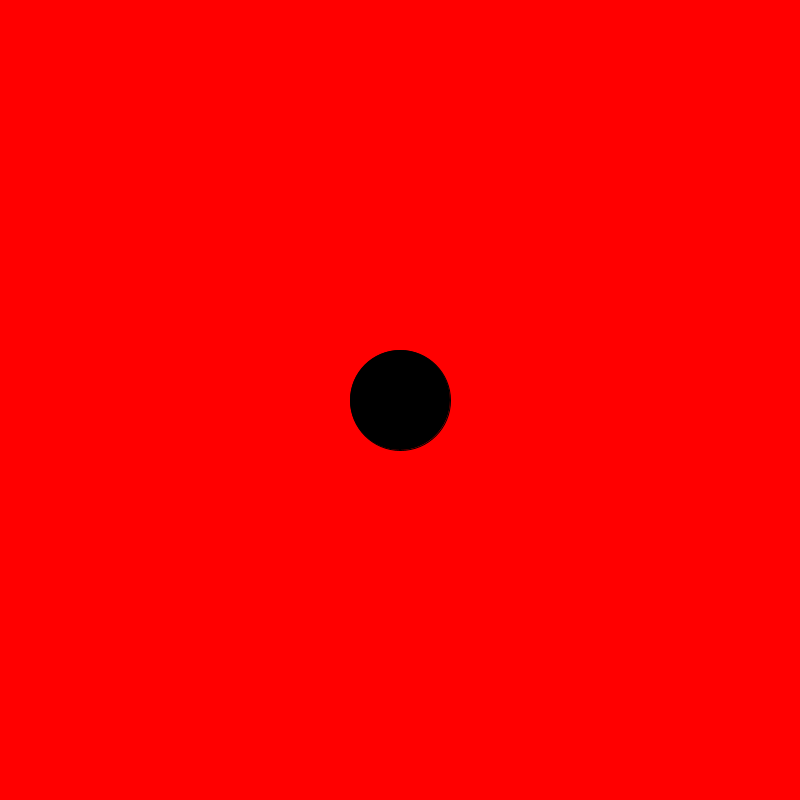
Frame 1 (no input)
Frame 60 (the mouse pressed at the canvas centre just before this capture): identical to frame 1, image omitted
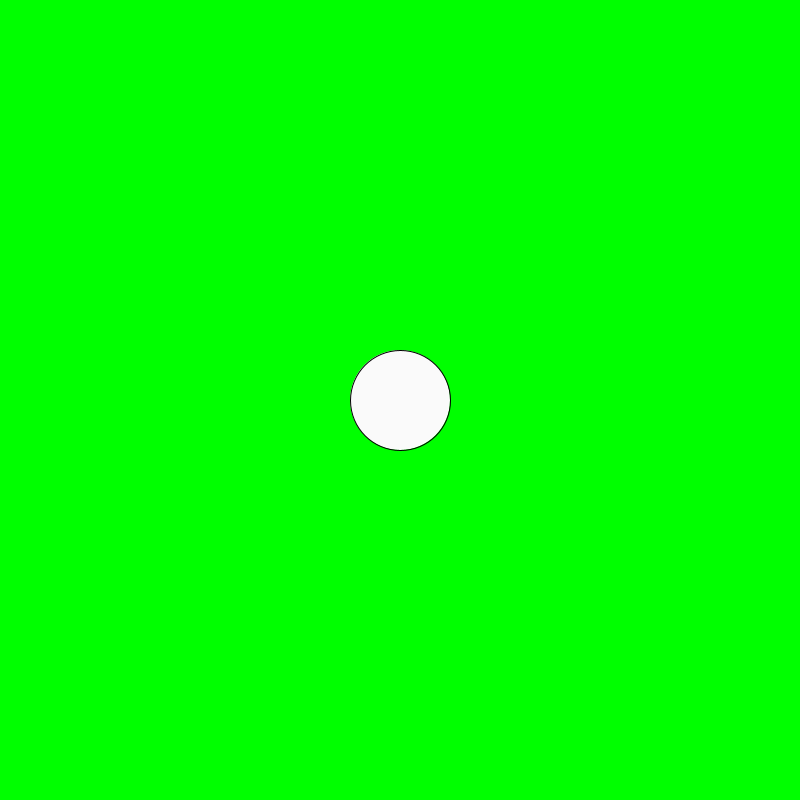
Frame 120 (the mouse held since frame 60 and released just before this capture)

The Processing sketch that drew these frames (run headless with seeded random() and noise(); from frame 60 on, the mouse is pressed at the canvas centre):

// Processing sketch: sketch_190918d
// ── sketch_190918d.pde
boolean circleClicked = false;
float a, b;
int size=100;

void setup() {
  size(800, 800);
  a=(width/2);
  b=(height/2);
}

void draw() {

  float d = dist(mouseX, mouseY, a, b);


  if (d<50) {
    //println("inside circle");
    fill(250, 250, 250);
  } else {
    fill(0, 0, 0);
  }
if(circleClicked){
  background(0,255,0);
}else{
  background(255,0,0);
}
  println(circleClicked);
  ellipse(a, b, size, size);
}

void mousePressed(){
  float d = dist(mouseX, mouseY, a, b);
    if (d<size/2) {
circleClicked=!circleClicked;
  }
}
